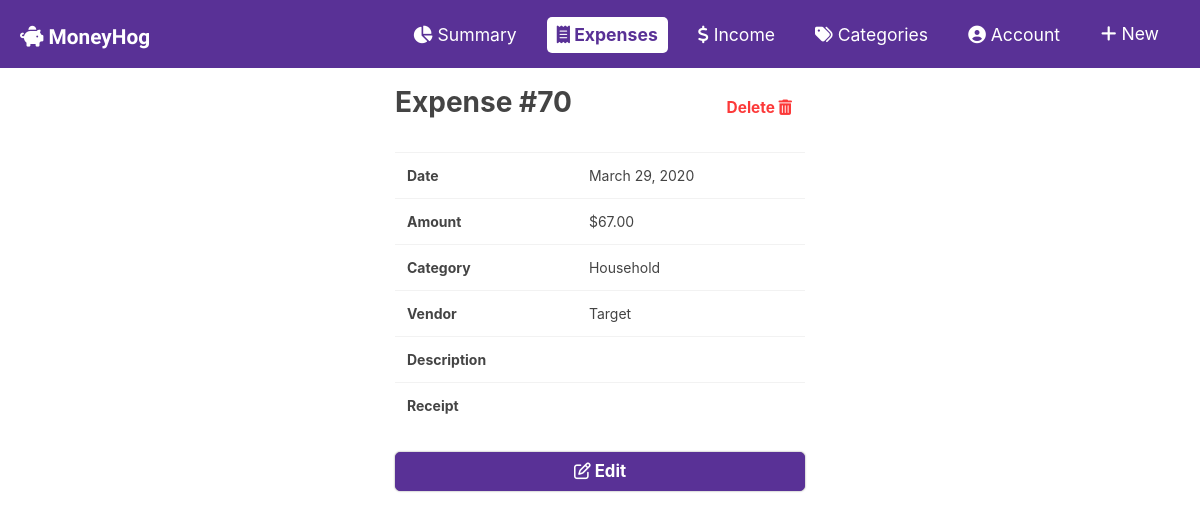
Screenshot of /budget/expenses/70/ with the database file from the repository.
### budget/models.py (models this page shows, shortened)
class Expense(models.Model):
    expense_date = models.DateField('Date of expense')
    vendor = models.CharField(max_length=100,blank=True)
    description = models.CharField(max_length=200, blank=True)
    category = models.ForeignKey('Category', on_delete=models.SET_NULL,null=True,blank=True)
    amount = models.DecimalField(max_digits=10, decimal_places=2)
    receipt = models.ImageField(upload_to="images/", blank=True)

class Category(models.Model):
    name = models.CharField(max_length=50)
    def __str__(self):
        return self.name

### budget/views.py (the view)
# urls.py: path('expenses/<int:pk>/', views.expense_detail, name='expense_detail'),
def expense_detail(request, pk):
    expense = Expense.objects.get(pk = pk)
    if request.method == "POST":
        expense.delete()
        return redirect('budget:expense_list')
    else:
        context = {
            'expense': expense,
        }
        return render(request, 'budget/expenses/detail.html', context)

### budget/templates/budget/expenses/detail.html (shortened to what this page needs)
{% extends "budget/expenses/expense.html" %}
{% block content %}
    <div class="flex just-betw mt-2 mb-4">
    <h1 class="imp page-title">Expense #{{ expense.id }}</h1>
    <button type="button" class="btn imp text-danger title-sm" data-toggle="modal" data-target="#deleteExpense">Delete <i class="fas fa-trash-alt"></i></button>
    </div>
    <table class="table mb-4">
    <tbody>
        <tr>
            <th scope="row">Date</th>
            <td>{{ expense.expense_date }}
            </td>
        </tr>
        <tr>
            <th scope="row">Amount</th>
            <td>${{ expense.amount }}
            </td>
        </tr>
        <tr>
            <th scope="row">Category</th>
            <td>{{ expense.category }}
            </td>
        </tr>
        <tr>
            <th scope="row">Vendor</th>
            <td>
                {{ expense.vendor }}
            </td>
        </tr>
        <tr>
            <th scope="row">Description</th>
            <td>
            </td>
        </tr>
        <tr>
            <th scope="row">Receipt </th>
            <td>
            </td>
        </tr>
    </tbody>
    </table>
    <a href="{% url 'budget:expense_edit' expense.id %}" class="btn btn-primary block imp title-med mb-3"><i class="far fa-edit"></i> Edit</a>
    {% endblock content%}

### budget/static/budget/main.css (style rules this page uses)
.page-title { font-size: 2em; }
.title-med { font-size: 1.2em; margin-bottom: 0; }
.title-sm { font-size: 1.1em; }
.block { width: 100%; display: block; }
.btn-primary, .btn-outline-primary, .btn-success, .btn-danger, .btn-info, .btn-outline-secondary { box-shadow: 0px 0px 2px #888888; border-radius: 5px; }
.imp { font-weight: bold; }
.flex { display: flex; }
.just-betw { justify-content: space-between; }

### rows the page displays
Expense: id "70", expense_date "March 29, 2020", amount "67.00", category "Household", vendor "Target"
